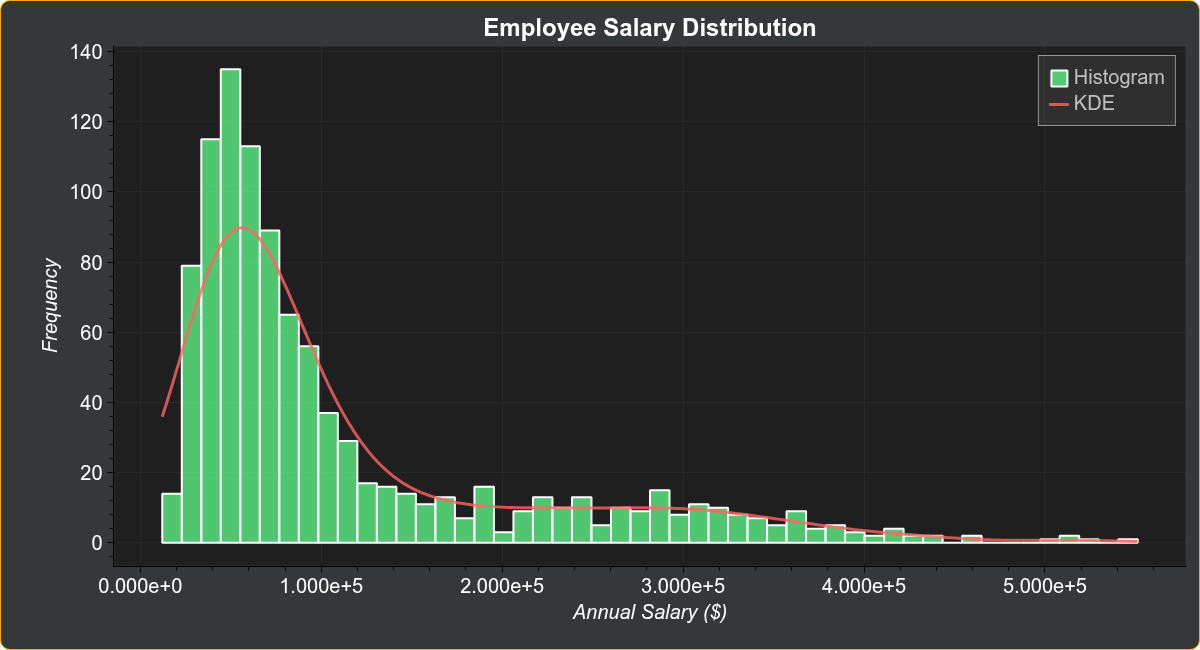

Here is the Python script that generated this plot:
import pandas as pd
from bokeh_rocks import show, save_plot
import bokeh_rocks as br
import numpy as np
df2 = pd.DataFrame(
    {
        "salary": np.concatenate(
            [
                np.random.lognormal(11, 0.5, 800),  # Main population
                np.random.lognormal(12.5, 0.3, 200),  # High earners
            ]
        )
    }
)

p2 = br.hist(
    df2,
    col="salary",
    bins=50,
    title="Employee Salary Distribution",
    xlabel="Annual Salary ($)",
    ylabel="Frequency",
    color="#63ff8d",
    show_kde=True,
    kde_color="#ff6464",
    theme="dark",
    legend_outside=False,
    width=1200,
    height=650,
    output_path="output/hist_02",
)

show(p2)
save_plot(p2, "output/histogram_02")
